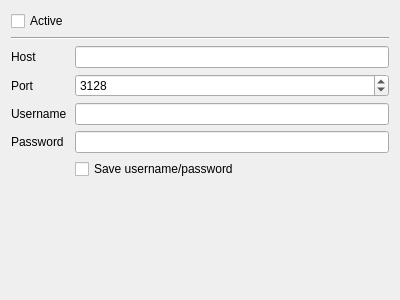
<?xml version="1.0" encoding="UTF-8"?>
<ui version="4.0">
 <class>GUI_Proxy</class>
 <widget class="QWidget" name="GUI_Proxy">
  <property name="geometry">
   <rect>
    <x>0</x>
    <y>0</y>
    <width>400</width>
    <height>300</height>
   </rect>
  </property>
  <property name="windowTitle">
   <string>Form</string>
  </property>
  <layout class="QGridLayout" name="gridLayout">
   <item row="3" column="1">
    <widget class="QSpinBox" name="sb_port">
     <property name="maximum">
      <number>65536</number>
     </property>
     <property name="value">
      <number>3128</number>
     </property>
    </widget>
   </item>
   <item row="5" column="0">
    <widget class="QLabel" name="lab_password">
     <property name="text">
      <string>Password</string>
     </property>
    </widget>
   </item>
   <item row="6" column="1">
    <widget class="QCheckBox" name="cb_save_pw">
     <property name="text">
      <string>Save username/password</string>
     </property>
    </widget>
   </item>
   <item row="0" column="0">
    <widget class="QCheckBox" name="cb_active">
     <property name="text">
      <string>Active</string>
     </property>
    </widget>
   </item>
   <item row="2" column="1">
    <widget class="QLineEdit" name="le_host"/>
   </item>
   <item row="4" column="1">
    <widget class="QLineEdit" name="le_username"/>
   </item>
   <item row="3" column="0">
    <widget class="QLabel" name="lab_port">
     <property name="text">
      <string>Port</string>
     </property>
    </widget>
   </item>
   <item row="4" column="0">
    <widget class="QLabel" name="lab_username">
     <property name="text">
      <string>Username</string>
     </property>
    </widget>
   </item>
   <item row="7" column="1">
    <spacer name="verticalSpacer">
     <property name="orientation">
      <enum>Qt::Vertical</enum>
     </property>
     <property name="sizeHint" stdset="0">
      <size>
       <width>20</width>
       <height>40</height>
      </size>
     </property>
    </spacer>
   </item>
   <item row="5" column="1">
    <widget class="QLineEdit" name="le_password">
     <property name="echoMode">
      <enum>QLineEdit::Password</enum>
     </property>
    </widget>
   </item>
   <item row="2" column="0">
    <widget class="QLabel" name="lab_host">
     <property name="text">
      <string>Host</string>
     </property>
    </widget>
   </item>
   <item row="1" column="0" colspan="2">
    <widget class="Line" name="line">
     <property name="orientation">
      <enum>Qt::Horizontal</enum>
     </property>
    </widget>
   </item>
  </layout>
 </widget>
 <resources/>
 <connections/>
</ui>
